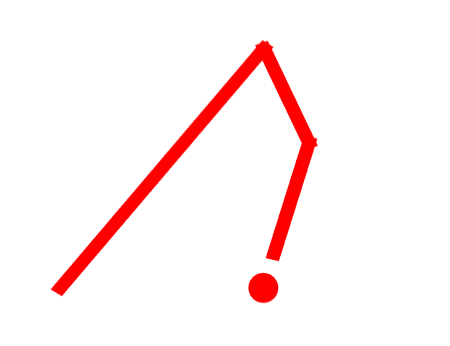
%> input picture testcorner.png, 450 x 346 px
$ octave edgeDetection.m   (GNU Octave 9; MATLAB toolbox functions it lacks are replaced by stand-ins)
%> lines starting %> are read from the running program, lines starting %| are printed output that depends on the picture; in (x1, y1, x2, y2) boxes, pixels count from 0 and x2, y2 are one past the last pixel; in counts of white or black regions, pixels touching at a corner belong together; the program's own positions count from 1
%input: imgtest.bmp
%This will calculate the angle between the edge and horizontal axis (assume
%turn right)
I = imread('testcorner.png');
%> I is the input picture: size 346x450x3 uint8; mean R, G, B 255, 242, 242
I = I(170:210,140:195,:);
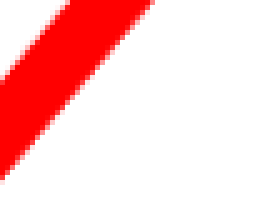
%> I: size 41x56x3 uint8 (shown 5 times larger); mean R, G, B 255, 205.3, 205.3
%I = flip(I,2);
% Define thresholds for channel 1 based on histogram settings
channel1Min = 0.000;
channel1Max = 255.000;

% Define thresholds for channel 2 based on histogram settings
channel2Min = 0.000;
channel2Max = 0.000;

% Define thresholds for channel 3 based on histogram settings
channel3Min = 0.000;
channel3Max = 255.000;

% Create mask based on chosen histogram thresholds
sliderBW = (I(:,:,1) >= channel1Min ) & (I(:,:,1) <= channel1Max) & ...
    (I(:,:,2) >= channel2Min ) & (I(:,:,2) <= channel2Max) & ...
    (I(:,:,3) >= channel3Min ) & (I(:,:,3) <= channel3Max);
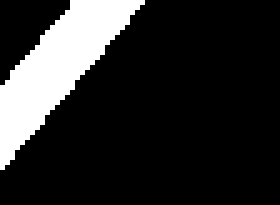
%> sliderBW: size 41x56 logical (shown 5 times larger); 16.6% white; 1 white region, box (x1, y1, x2, y2) and area: (0, 0, 29, 34) 380

BW = sliderBW;
%find edge
BW = edge(BW,"canny");
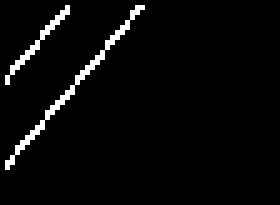
%> BW: size 41x56 logical (shown 5 times larger); 3.5% white in thin lines or dots, all inside (x1, y1, x2, y2) = (1, 1, 29, 34)
%find line
[H, theta, rho] = hough(BW);
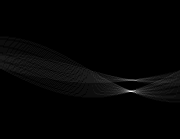
%> H: size 139x180 double; min 0, max 37, mean 0.6; drawn with min black and max white
%> theta = 180 values from -90 to 89; rho = 139 values from -69 to 69
P = houghpeaks(H, 2, 'Threshold',ceil(0.05*max(H(:)))); %detect 2 lines maximum
%> P = [92 132; 92 129]

lines = houghlines(BW,theta, rho, P);
%> lines = 1 line; point1 to point2 (x, y): (2, 33) to (29, 2)

%get angle
l = abs(lines(1).point2(2)-lines(1).point1(2));
%> l = 31
d = sqrt((lines(1).point1(1)-lines(1).point2(1))^2+(lines(1).point1(2)-lines(1).point2(2))^2);
%> d = 41.11
theta = acos(l/d);
%> theta = 0.717
if lines(1).point1(1) < lines(1).point2(1)
    theta = -theta;
%> theta = -0.717
end
%imshow(BW);

%plot line
figure, imshow(BW), hold on
for k = 1:length(lines)
   xy = [lines(k).point1; lines(k).point2];
   plot(xy(:,1),xy(:,2),'LineWidth',2,'Color','green');

   % Plot beginnings and ends of lines
   plot(xy(1,1),xy(1,2),'x','LineWidth',2,'Color','yellow');
   plot(xy(2,1),xy(2,2),'x','LineWidth',2,'Color','red');

end
%> this loop made 1 pass
%> xy on pass 1: [2 33; 29 2]
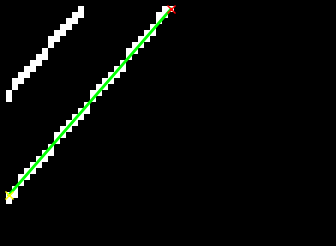
%> figure redrawn from the program's plot data; shown 6 times larger

%find corner
%points = detectHarrisFeatures(BW);
%imshow(I); hold on;
%plot(points.selectStrongest(4));
